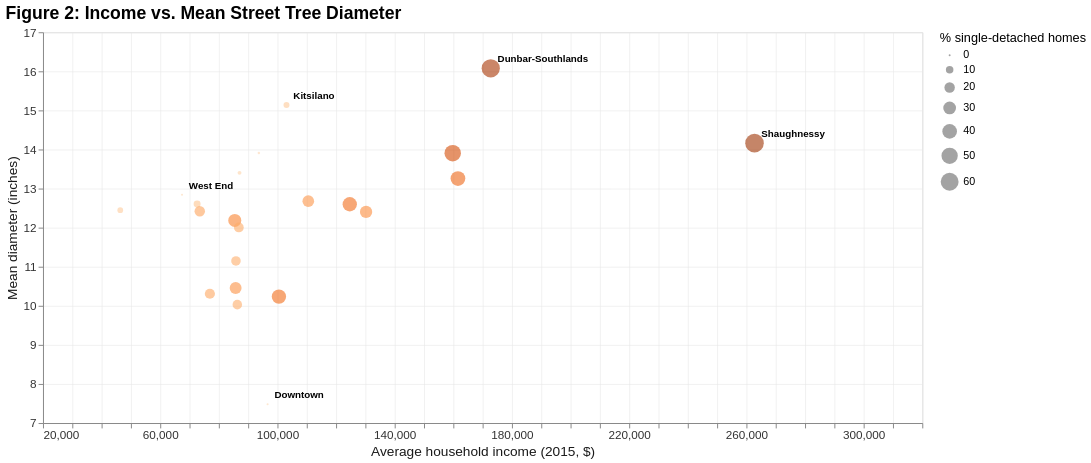

Source (notebook cell):
### Markdown cell above
Figure 2 explores whether neighbourhood wealth predicts tree size on its own, or whether it depends on how much room the trees have to grow.

### Code cell
fig2 = alt.Chart(neighbourhood_summary, title='Figure 2: Income vs. Mean Street Tree Diameter').mark_circle(opacity=0.6).encode(
    x=alt.X('avg_household_income:Q', title='Average household income (2015, $)', scale=alt.Scale(zero=False, domain=[30000, 310000])),
    y=alt.Y('mean_diameter:Q', title='Mean diameter (inches)', scale=alt.Scale(zero=False)),
    size=alt.Size('pct_single_detached:Q', title='% single-detached homes', legend=alt.Legend(titleLimit=200)),
    color=alt.Color('pct_single_detached:Q', title='% single-detached homes', scale=alt.Scale(scheme='oranges'), legend=None),
    tooltip=[   
        alt.Tooltip('neighbourhood_name:N', title='Neighbourhood'),
        alt.Tooltip('mean_diameter:Q', title='Mean diameter (in)', format='.1f'),
        alt.Tooltip('avg_household_income:Q', title='Avg. household income', format='$,.0f'),
        alt.Tooltip('pct_single_detached:Q', title='% Single-detached', format='.1f')
    ]
)

outliers = neighbourhood_summary[neighbourhood_summary['neighbourhood_name'].isin(['Downtown', 'West End', 'Shaughnessy', 'Dunbar-Southlands', 'Kitsilano'])]

labels = alt.Chart(outliers).mark_text(align='left', dx=7, dy=-9, fontSize=10, fontWeight='bold').encode(
    x='avg_household_income:Q',
    y='mean_diameter:Q',
    text='neighbourhood_name:N'
)

fig2_combined = (fig2 + labels).resolve_legend(size='independent')

fig2_styled = style_chart(fig2_combined, width=900, height=400)

fig2_styled

### Figure 1 — Vega-Lite specification as saved in the notebook (floating-point values rounded to 4 significant figures)
{"config": {"view": {"continuousWidth": 300, "continuousHeight": 300}, "axis": {"gridColor": "#e8e8e8", "gridOpacity": 0.6, "labelColor": "#333", "labelFontSize": 12, "titleColor": "#1a1a1a", "titleFontSize": 14, "titleFontWeight": "normal"}, "legend": {"labelFontSize": 11, "titleFontSize": 13, "titleFontWeight": "normal"}, "title": {"anchor": "start", "font": "sans-serif", "fontSize": 18}}, "layer": [{"data": {"name": "data-7fc5fdeed86fe7af8c1981db6047caf0"}, "mark": {"type": "circle", "opacity": 0.6}, "encoding": {"color": {"field": "pct_single_detached", "legend": null, "scale": {"scheme": "oranges"}, "title": "% single-detached homes", "type": "quantitative"}, "size": {"field": "pct_single_detached", "legend": {"titleLimit": 200}, "title": "% single-detached homes", "type": "quantitative"}, "tooltip": [{"field": "neighbourhood_name", "title": "Neighbourhood", "type": "nominal"}, {"field": "mean_diameter", "format": ".1f", "title": "Mean diameter (in)", "type": "quantitative"}, {"field": "avg_household_income", "format": "$,.0f", "title": "Avg. household income", "type": "quantitative"}, {"field": "pct_single_detached", "format": ".1f", "title": "% Single-detached", "type": "quantitative"}], "x": {"field": "avg_household_income", "scale": {"domain": [30000, 310000], "zero": false}, "title": "Average household income (2015, $)", "type": "quantitative"}, "y": {"field": "mean_diameter", "scale": {"zero": false}, "title": "Mean diameter (inches)", "type": "quantitative"}}, "title": "Figure 2: Income vs. Mean Street Tree Diameter"}, {"data": {"name": "data-4862b8647e0419983cf861524f68a4be"}, "mark": {"type": "text", "align": "left", "dx": 7, "dy": -9, "fontSize": 10, "fontWeight": "bold"}, "encoding": {"text": {"field": "neighbourhood_name", "type": "nominal"}, "x": {"field": "avg_household_income", "type": "quantitative"}, "y": {"field": "mean_diameter", "type": "quantitative"}}}], "height": 400, "resolve": {"legend": {"size": "independent"}}, "width": 900, "$schema": "https://vega.github.io/schema/vega-lite/v6.4.1.json", "datasets": {"data-7fc5fdeed86fe7af8c1981db6047caf0": [{"neighbourhood_name": "Arbutus-Ridge", "mean_diameter": 12.6, "unique_genera": 30, "dominant_genus": "PRUNUS", "dominant_genus_count": 55, "n_trees": 175, "dominant_genus_pct": 31.43, "pct_single_detached": 38.06, "avg_household_income": 124666}, {"neighbourhood_name": "Downtown", "mean_diameter": 7.48, "unique_genera": 27, "dominant_genus": "ACER", "dominant_genus_count": 61, "n_trees": 171, "dominant_genus_pct": 35.67, "pct_single_detached": 0.0428, "avg_household_income": 96632}, {"neighbourhood_name": "Dunbar-Southlands", "mean_diameter": 16.08, "unique_genera": 36, "dominant_genus": "PRUNUS", "dominant_genus_count": 85, "n_trees": 313, "dominant_genus_pct": 27.16, "pct_single_detached": 62.33, "avg_household_income": 172768}, {"neighbourhood_name": "Fairview", "mean_diameter": 13.91, "unique_genera": 26, "dominant_genus": "ACER", "dominant_genus_count": 51, "n_trees": 134, "dominant_genus_pct": 38.06, "pct_single_detached": 0.3581, "avg_household_income": 93652}, {"neighbourhood_name": "Grandview-Woodland", "mean_diameter": 12.6, "unique_genera": 26, "dominant_genus": "ACER", "dominant_genus_count": 66, "n_trees": 193, "dominant_genus_pct": 34.2, "pct_single_detached": 8.514, "avg_household_income": 72585}, {"neighbourhood_name": "Hastings-Sunrise", "mean_diameter": 12.19, "unique_genera": 37, "dominant_genus": "ACER", "dominant_genus_count": 75, "n_trees": 340, "dominant_genus_pct": 22.06, "pct_single_detached": 31.44, "avg_household_income": 85430}, {"neighbourhood_name": "Kensington-Cedar Cottage", "mean_diameter": 12.01, "unique_genera": 35, "dominant_genus": "ACER", "dominant_genus_count": 90, "n_trees": 375, "dominant_genus_pct": 24.0, "pct_single_detached": 17.43, "avg_household_income": 86821}, {"neighbourhood_name": "Kerrisdale", "mean_diameter": 13.9, "unique_genera": 29, "dominant_genus": "ACER", "dominant_genus_count": 75, "n_trees": 252, "dominant_genus_pct": 29.76, "pct_single_detached": 50.63, "avg_household_income": 159794}, {"neighbourhood_name": "Killarney", "mean_diameter": 10.03, "unique_genera": 32, "dominant_genus": "PRUNUS", "dominant_genus_count": 39, "n_trees": 200, "dominant_genus_pct": 19.5, "pct_single_detached": 16.42, "avg_household_income": 86302}, {"neighbourhood_name": "Kitsilano", "mean_diameter": 15.14, "unique_genera": 36, "dominant_genus": "ACER", "dominant_genus_count": 70, "n_trees": 269, "dominant_genus_pct": 26.02, "pct_single_detached": 6.033, "avg_household_income": 103076}, {"neighbourhood_name": "Marpole", "mean_diameter": 12.42, "unique_genera": 31, "dominant_genus": "PRUNUS", "dominant_genus_count": 66, "n_trees": 236, "dominant_genus_pct": 27.97, "pct_single_detached": 20.05, "avg_household_income": 73490}, {"neighbourhood_name": "Mount Pleasant", "mean_diameter": 13.4, "unique_genera": 32, "dominant_genus": "PRUNUS", "dominant_genus_count": 56, "n_trees": 199, "dominant_genus_pct": 28.14, "pct_single_detached": 2.168, "avg_household_income": 87054}, {"neighbourhood_name": "Oakridge", "mean_diameter": 10.24, "unique_genera": 26, "dominant_genus": "PRUNUS", "dominant_genus_count": 53, "n_trees": 190, "dominant_genus_pct": 27.89, "pct_single_detached": 38.29, "avg_household_income": 100495}, {"neighbourhood_name": "Renfrew-Collingwood", "mean_diameter": 10.31, "unique_genera": 46, "dominant_genus": "ACER", "dominant_genus_count": 82, "n_trees": 384, "dominant_genus_pct": 21.35, "pct_single_detached": 18.86, "avg_household_income": 76941}, {"neighbourhood_name": "Riley Park", "mean_diameter": 12.68, "unique_genera": 33, "dominant_genus": "ACER", "dominant_genus_count": 75, "n_trees": 246, "dominant_genus_pct": 30.49, "pct_single_detached": 25.13, "avg_household_income": 110518}, {"neighbourhood_name": "Shaughnessy", "mean_diameter": 14.16, "unique_genera": 36, "dominant_genus": "ACER", "dominant_genus_count": 67, "n_trees": 226, "dominant_genus_pct": 29.65, "pct_single_detached": 64.57, "avg_household_income": 262760}, {"neighbourhood_name": "South Cambie", "mean_diameter": 12.4, "unique_genera": 27, "dominant_genus": "ACER", "dominant_genus_count": 33, "n_trees": 118, "dominant_genus_pct": 27.97, "pct_single_detached": 27.96, "avg_household_income": 130230}, {"neighbourhood_name": "Strathcona", "mean_diameter": 12.45, "unique_genera": 19, "dominant_genus": "ACER", "dominant_genus_count": 13, "n_trees": 75, "dominant_genus_pct": 17.33, "pct_single_detached": 5.465, "avg_household_income": 46368}, {"neighbourhood_name": "Sunset", "mean_diameter": 11.15, "unique_genera": 32, "dominant_genus": "PRUNUS", "dominant_genus_count": 73, "n_trees": 309, "dominant_genus_pct": 23.62, "pct_single_detached": 16.53, "avg_household_income": 85835}, {"neighbourhood_name": "Victoria-Fraserview", "mean_diameter": 10.46, "unique_genera": 34, "dominant_genus": "PRUNUS", "dominant_genus_count": 94, "n_trees": 292, "dominant_genus_pct": 32.19, "pct_single_detached": 26.06, "avg_household_income": 85722}, {"neighbourhood_name": "West End", "mean_diameter": 12.84, "unique_genera": 23, "dominant_genus": "ACER", "dominant_genus_count": 36, "n_trees": 127, "dominant_genus_pct": 28.35, "pct_single_detached": 0.09717, "avg_household_income": 67432}, {"neighbourhood_name": "West Point Grey", "mean_diameter": 13.26, "unique_genera": 33, "dominant_genus": "ACER", "dominant_genus_count": 45, "n_trees": 176, "dominant_genus_pct": 25.57, "pct_single_detached": 40.39, "avg_household_income": 161576}], "data-4862b8647e0419983cf861524f68a4be": [{"neighbourhood_name": "Downtown", "mean_diameter": 7.48, "unique_genera": 27, "dominant_genus": "ACER", "dominant_genus_count": 61, "n_trees": 171, "dominant_genus_pct": 35.67, "pct_single_detached": 0.0428, "avg_household_income": 96632}, {"neighbourhood_name": "Dunbar-Southlands", "mean_diameter": 16.08, "unique_genera": 36, "dominant_genus": "PRUNUS", "dominant_genus_count": 85, "n_trees": 313, "dominant_genus_pct": 27.16, "pct_single_detached": 62.33, "avg_household_income": 172768}, {"neighbourhood_name": "Kitsilano", "mean_diameter": 15.14, "unique_genera": 36, "dominant_genus": "ACER", "dominant_genus_count": 70, "n_trees": 269, "dominant_genus_pct": 26.02, "pct_single_detached": 6.033, "avg_household_income": 103076}, {"neighbourhood_name": "Shaughnessy", "mean_diameter": 14.16, "unique_genera": 36, "dominant_genus": "ACER", "dominant_genus_count": 67, "n_trees": 226, "dominant_genus_pct": 29.65, "pct_single_detached": 64.57, "avg_household_income": 262760}, {"neighbourhood_name": "West End", "mean_diameter": 12.84, "unique_genera": 23, "dominant_genus": "ACER", "dominant_genus_count": 36, "n_trees": 127, "dominant_genus_pct": 28.35, "pct_single_detached": 0.09717, "avg_household_income": 67432}]}}
